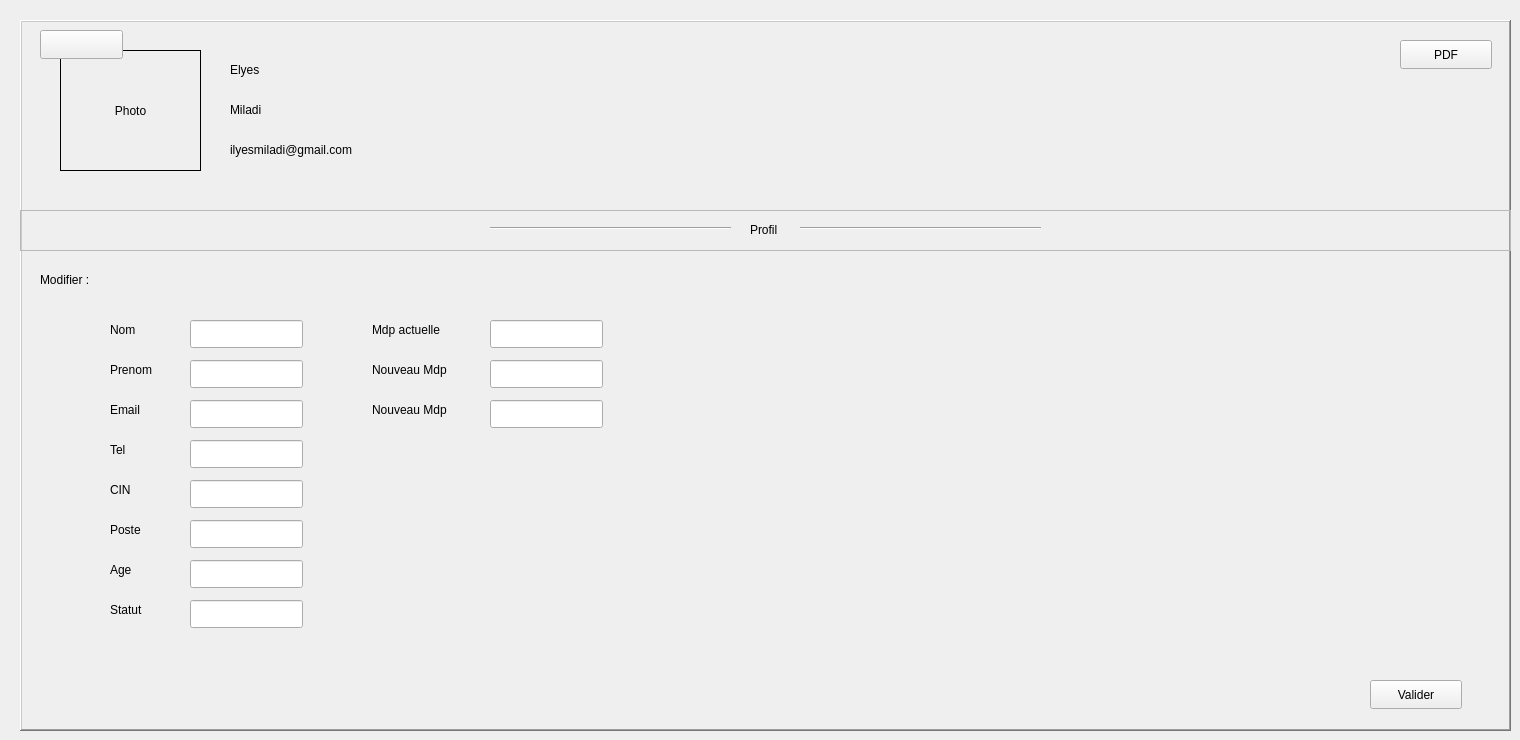
      <widget class="QWidget" name="page_5">
       <widget class="QFrame" name="frame_9">
        <property name="geometry">
         <rect>
          <x>20</x>
          <y>20</y>
          <width>1491</width>
          <height>711</height>
         </rect>
        </property>
        <property name="styleSheet">
         <string notr="true"/>
        </property>
        <property name="frameShape">
         <enum>QFrame::Shape::WinPanel</enum>
        </property>
        <property name="frameShadow">
         <enum>QFrame::Shadow::Raised</enum>
        </property>
        <widget class="QLabel" name="label_photo">
         <property name="geometry">
          <rect>
           <x>40</x>
           <y>30</y>
           <width>141</width>
           <height>121</height>
          </rect>
         </property>
         <property name="styleSheet">
          <string notr="true"/>
         </property>
         <property name="frameShape">
          <enum>QFrame::Shape::Box</enum>
         </property>
         <property name="text">
          <string>Photo</string>
         </property>
         <property name="textFormat">
          <enum>Qt::TextFormat::AutoText</enum>
         </property>
         <property name="scaledContents">
          <bool>false</bool>
         </property>
         <property name="alignment">
          <set>Qt::AlignmentFlag::AlignCenter</set>
         </property>
        </widget>
        <widget class="QLabel" name="label_12">
         <property name="geometry">
          <rect>
           <x>210</x>
           <y>40</y>
           <width>63</width>
           <height>20</height>
          </rect>
         </property>
         <property name="text">
          <string>Elyes</string>
         </property>
        </widget>
        <widget class="QLabel" name="label_15">
         <property name="geometry">
          <rect>
           <x>210</x>
           <y>120</y>
           <width>171</width>
           <height>20</height>
          </rect>
         </property>
         <property name="text">
          <string>ilyesmiladi@gmail.com</string>
         </property>
        </widget>
        <widget class="QLabel" name="label_18">
         <property name="geometry">
          <rect>
           <x>210</x>
           <y>80</y>
           <width>63</width>
           <height>20</height>
          </rect>
         </property>
         <property name="text">
          <string>Miladi</string>
         </property>
        </widget>
        <widget class="QFrame" name="frame_10">
         <property name="geometry">
          <rect>
           <x>0</x>
           <y>190</y>
           <width>1491</width>
           <height>41</height>
          </rect>
         </property>
         <property name="styleSheet">
          <string notr="true"/>
         </property>
         <property name="frameShape">
          <enum>QFrame::Shape::StyledPanel</enum>
         </property>
         <property name="frameShadow">
          <enum>QFrame::Shadow::Raised</enum>
         </property>
         <widget class="QLabel" name="label_20">
          <property name="geometry">
           <rect>
            <x>730</x>
            <y>10</y>
            <width>63</width>
            <height>20</height>
           </rect>
          </property>
          <property name="text">
           <string>Profil</string>
          </property>
         </widget>
         <widget class="Line" name="line_5">
          <property name="geometry">
           <rect>
            <x>470</x>
            <y>10</y>
            <width>241</width>
            <height>16</height>
           </rect>
          </property>
          <property name="orientation">
           <enum>Qt::Orientation::Horizontal</enum>
          </property>
         </widget>
         <widget class="Line" name="line_6">
          <property name="geometry">
           <rect>
            <x>780</x>
            <y>10</y>
            <width>241</width>
            <height>16</height>
           </rect>
          </property>
          <property name="orientation">
           <enum>Qt::Orientation::Horizontal</enum>
          </property>
         </widget>
        </widget>
        <widget class="QStackedWidget" name="stackedWidget_3">
         <property name="geometry">
          <rect>
           <x>10</x>
           <y>240</y>
           <width>1461</width>
           <height>461</height>
          </rect>
         </property>
         <property name="currentIndex">
          <number>0</number>
         </property>
         <widget class="QWidget" name="page_4">
          <widget class="QLineEdit" name="lineEdit_17">
           <property name="geometry">
            <rect>
             <x>160</x>
             <y>300</y>
             <width>113</width>
             <height>28</height>
            </rect>
           </property>
           <property name="styleSheet">
            <string notr="true"/>
           </property>
          </widget>
          <widget class="QLabel" name="label_23">
           <property name="geometry">
            <rect>
             <x>80</x>
             <y>140</y>
             <width>63</width>
             <height>20</height>
            </rect>
           </property>
           <property name="text">
            <string>Email</string>
           </property>
          </widget>
          <widget class="QLabel" name="label_26">
           <property name="geometry">
            <rect>
             <x>80</x>
             <y>260</y>
             <width>63</width>
             <height>20</height>
            </rect>
           </property>
           <property name="text">
            <string>Poste</string>
           </property>
          </widget>
          <widget class="QLineEdit" name="lineEdit_16">
           <property name="geometry">
            <rect>
             <x>160</x>
             <y>340</y>
             <width>113</width>
             <height>28</height>
            </rect>
           </property>
           <property name="styleSheet">
            <string notr="true"/>
           </property>
          </widget>
          <widget class="QLineEdit" name="lineEdit_15">
           <property name="geometry">
            <rect>
             <x>160</x>
             <y>260</y>
             <width>113</width>
             <height>28</height>
            </rect>
           </property>
           <property name="styleSheet">
            <string notr="true"/>
           </property>
          </widget>
          <widget class="QLabel" name="label_25">
           <property name="geometry">
            <rect>
             <x>80</x>
             <y>220</y>
             <width>63</width>
             <height>20</height>
            </rect>
           </property>
           <property name="text">
            <string>CIN</string>
           </property>
          </widget>
          <widget class="QLabel" name="label_22">
           <property name="geometry">
            <rect>
             <x>80</x>
             <y>100</y>
             <width>63</width>
             <height>20</height>
            </rect>
           </property>
           <property name="text">
            <string>Prenom</string>
           </property>
          </widget>
          <widget class="QLineEdit" name="lineEdit_10">
           <property name="geometry">
            <rect>
             <x>160</x>
             <y>60</y>
             <width>113</width>
             <height>28</height>
            </rect>
           </property>
           <property name="styleSheet">
            <string notr="true"/>
           </property>
          </widget>
          <widget class="QLineEdit" name="lineEdit_11">
           <property name="geometry">
            <rect>
             <x>160</x>
             <y>100</y>
             <width>113</width>
             <height>28</height>
            </rect>
           </property>
           <property name="styleSheet">
            <string notr="true"/>
           </property>
          </widget>
          <widget class="QLineEdit" name="lineEdit_13">
           <property name="geometry">
            <rect>
             <x>160</x>
             <y>220</y>
             <width>113</width>
             <height>28</height>
            </rect>
           </property>
           <property name="styleSheet">
            <string notr="true"/>
           </property>
          </widget>
          <widget class="QLabel" name="label_28">
           <property name="geometry">
            <rect>
             <x>80</x>
             <y>340</y>
             <width>63</width>
             <height>20</height>
            </rect>
           </property>
           <property name="text">
            <string>Statut</string>
           </property>
          </widget>
          <widget class="QLabel" name="label_21">
           <property name="geometry">
            <rect>
             <x>10</x>
             <y>10</y>
             <width>71</width>
             <height>20</height>
            </rect>
           </property>
           <property name="text">
            <string>Modifier :</string>
           </property>
          </widget>
          <widget class="QLabel" name="label_30">
           <property name="geometry">
            <rect>
             <x>80</x>
             <y>300</y>
             <width>63</width>
             <height>20</height>
            </rect>
           </property>
           <property name="text">
            <string>Age</string>
           </property>
          </widget>
          <widget class="QLabel" name="label_27">
           <property name="geometry">
            <rect>
             <x>80</x>
             <y>180</y>
             <width>63</width>
             <height>20</height>
            </rect>
           </property>
           <property name="text">
            <string>Tel</string>
           </property>
          </widget>
          <widget class="QLineEdit" name="lineEdit_12">
           <property name="geometry">
            <rect>
             <x>160</x>
             <y>140</y>
             <width>113</width>
             <height>28</height>
            </rect>
           </property>
           <property name="styleSheet">
            <string notr="true"/>
           </property>
          </widget>
          <widget class="QLabel" name="label_24">
           <property name="geometry">
            <rect>
             <x>80</x>
             <y>60</y>
             <width>63</width>
             <height>20</height>
            </rect>
           </property>
           <property name="text">
            <string>Nom</string>
           </property>
          </widget>
          <widget class="QLineEdit" name="lineEdit_14">
           <property name="geometry">
            <rect>
             <x>160</x>
             <y>180</y>
             <width>113</width>
             <height>28</height>
            </rect>
           </property>
           <property name="styleSheet">
            <string notr="true"/>
           </property>
          </widget>
          <widget class="QPushButton" name="pushButton_12">
           <property name="geometry">
            <rect>
             <x>1340</x>
             <y>420</y>
             <width>92</width>
             <height>29</height>
            </rect>
           </property>
           <property name="text">
            <string>Valider</string>
           </property>
          </widget>
          <widget class="QLineEdit" name="lineEdit_18">
           <property name="geometry">
            <rect>
             <x>460</x>
             <y>140</y>
             <width>113</width>
             <height>28</height>
            </rect>
           </property>
           <property name="styleSheet">
            <string notr="true"/>
           </property>
          </widget>
          <widget class="QLabel" name="label_29">
           <property name="geometry">
            <rect>
             <x>342</x>
             <y>60</y>
             <width>101</width>
             <height>20</height>
            </rect>
           </property>
           <property name="text">
            <string>Mdp actuelle</string>
           </property>
          </widget>
          <widget class="QLineEdit" name="lineEdit_19">
           <property name="geometry">
            <rect>
             <x>460</x>
             <y>100</y>
             <width>113</width>
             <height>28</height>
            </rect>
           </property>
           <property name="styleSheet">
            <string notr="true"/>
           </property>
          </widget>
          <widget class="QLabel" name="label_31">
           <property name="geometry">
            <rect>
             <x>342</x>
             <y>100</y>
             <width>101</width>
             <height>20</height>
            </rect>
           </property>
           <property name="text">
            <string>Nouveau Mdp</string>
           </property>
          </widget>
          <widget class="QLabel" name="label_32">
           <property name="geometry">
            <rect>
             <x>342</x>
             <y>140</y>
             <width>101</width>
             <height>20</height>
            </rect>
           </property>
           <property name="text">
            <string>Nouveau Mdp</string>
           </property>
          </widget>
          <widget class="QLineEdit" name="lineEdit_20">
           <property name="geometry">
            <rect>
             <x>460</x>
             <y>60</y>
             <width>113</width>
             <height>28</height>
            </rect>
           </property>
           <property name="styleSheet">
            <string notr="true"/>
           </property>
          </widget>
         </widget>
        </widget>
        <widget class="QPushButton" name="pushButton_5">
         <property name="geometry">
          <rect>
           <x>1380</x>
           <y>20</y>
           <width>92</width>
           <height>29</height>
          </rect>
         </property>
         <property name="styleSheet">
          <string notr="true"/>
         </property>
         <property name="text">
          <string>PDF</string>
         </property>
        </widget>
        <widget class="QPushButton" name="pushButton_21">
         <property name="geometry">
          <rect>
           <x>20</x>
           <y>10</y>
           <width>83</width>
           <height>29</height>
          </rect>
         </property>
         <property name="text">
          <string/>
         </property>
         <property name="icon">
          <iconset theme="QIcon::ThemeIcon::EditUndo"/>
         </property>
        </widget>
       </widget>
      </widget>
